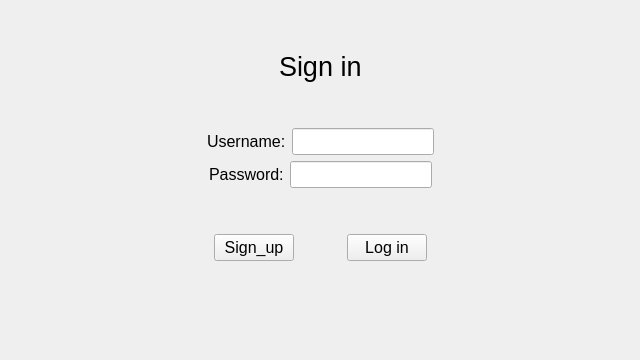
<?xml version="1.0" encoding="UTF-8"?>
<ui version="4.0">
 <class>QWidget</class>
 <widget class="QWidget" name="QWidget">
  <property name="geometry">
   <rect>
    <x>0</x>
    <y>0</y>
    <width>640</width>
    <height>360</height>
   </rect>
  </property>
  <property name="minimumSize">
   <size>
    <width>640</width>
    <height>360</height>
   </size>
  </property>
  <property name="maximumSize">
   <size>
    <width>640</width>
    <height>360</height>
   </size>
  </property>
  <property name="windowTitle">
   <string>Sign in</string>
  </property>
  <layout class="QHBoxLayout" name="horizontalLayout_3">
   <item>
    <spacer name="horizontalSpacer_6">
     <property name="orientation">
      <enum>Qt::Horizontal</enum>
     </property>
     <property name="sizeHint" stdset="0">
      <size>
       <width>53</width>
       <height>20</height>
      </size>
     </property>
    </spacer>
   </item>
   <item>
    <layout class="QVBoxLayout" name="verticalLayout_2">
     <item>
      <spacer name="verticalSpacer_3">
       <property name="orientation">
        <enum>Qt::Vertical</enum>
       </property>
       <property name="sizeType">
        <enum>QSizePolicy::Fixed</enum>
       </property>
       <property name="sizeHint" stdset="0">
        <size>
         <width>20</width>
         <height>40</height>
        </size>
       </property>
      </spacer>
     </item>
     <item>
      <layout class="QHBoxLayout" name="horizontalLayout_10">
       <item>
        <widget class="QLabel" name="label">
         <property name="sizePolicy">
          <sizepolicy hsizetype="Fixed" vsizetype="Fixed">
           <horstretch>0</horstretch>
           <verstretch>0</verstretch>
          </sizepolicy>
         </property>
         <property name="font">
          <font>
           <pointsize>20</pointsize>
          </font>
         </property>
         <property name="text">
          <string>Sign in</string>
         </property>
        </widget>
       </item>
      </layout>
     </item>
     <item>
      <spacer name="verticalSpacer_2">
       <property name="orientation">
        <enum>Qt::Vertical</enum>
       </property>
       <property name="sizeType">
        <enum>QSizePolicy::Fixed</enum>
       </property>
       <property name="sizeHint" stdset="0">
        <size>
         <width>20</width>
         <height>40</height>
        </size>
       </property>
      </spacer>
     </item>
     <item>
      <layout class="QVBoxLayout" name="verticalLayout">
       <item>
        <layout class="QHBoxLayout" name="horizontalLayout">
         <item>
          <spacer name="horizontalSpacer">
           <property name="orientation">
            <enum>Qt::Horizontal</enum>
           </property>
           <property name="sizeHint" stdset="0">
            <size>
             <width>40</width>
             <height>20</height>
            </size>
           </property>
          </spacer>
         </item>
         <item>
          <widget class="QLabel" name="label_2">
           <property name="sizePolicy">
            <sizepolicy hsizetype="Preferred" vsizetype="Fixed">
             <horstretch>0</horstretch>
             <verstretch>0</verstretch>
            </sizepolicy>
           </property>
           <property name="font">
            <font>
             <pointsize>12</pointsize>
            </font>
           </property>
           <property name="text">
            <string>Username:</string>
           </property>
          </widget>
         </item>
         <item>
          <widget class="QLineEdit" name="username">
           <property name="sizePolicy">
            <sizepolicy hsizetype="Fixed" vsizetype="Fixed">
             <horstretch>0</horstretch>
             <verstretch>0</verstretch>
            </sizepolicy>
           </property>
           <property name="font">
            <font>
             <pointsize>12</pointsize>
            </font>
           </property>
          </widget>
         </item>
         <item>
          <spacer name="horizontalSpacer_2">
           <property name="orientation">
            <enum>Qt::Horizontal</enum>
           </property>
           <property name="sizeHint" stdset="0">
            <size>
             <width>40</width>
             <height>20</height>
            </size>
           </property>
          </spacer>
         </item>
        </layout>
       </item>
       <item>
        <layout class="QHBoxLayout" name="horizontalLayout_2">
         <item>
          <spacer name="horizontalSpacer_3">
           <property name="orientation">
            <enum>Qt::Horizontal</enum>
           </property>
           <property name="sizeHint" stdset="0">
            <size>
             <width>40</width>
             <height>20</height>
            </size>
           </property>
          </spacer>
         </item>
         <item>
          <widget class="QLabel" name="label_3">
           <property name="sizePolicy">
            <sizepolicy hsizetype="Preferred" vsizetype="Fixed">
             <horstretch>0</horstretch>
             <verstretch>0</verstretch>
            </sizepolicy>
           </property>
           <property name="font">
            <font>
             <pointsize>12</pointsize>
            </font>
           </property>
           <property name="text">
            <string>Password:</string>
           </property>
          </widget>
         </item>
         <item>
          <widget class="QLineEdit" name="password">
           <property name="sizePolicy">
            <sizepolicy hsizetype="Fixed" vsizetype="Fixed">
             <horstretch>0</horstretch>
             <verstretch>0</verstretch>
            </sizepolicy>
           </property>
           <property name="font">
            <font>
             <pointsize>12</pointsize>
            </font>
           </property>
           <property name="echoMode">
            <enum>QLineEdit::Password</enum>
           </property>
          </widget>
         </item>
         <item>
          <spacer name="horizontalSpacer_4">
           <property name="orientation">
            <enum>Qt::Horizontal</enum>
           </property>
           <property name="sizeHint" stdset="0">
            <size>
             <width>40</width>
             <height>20</height>
            </size>
           </property>
          </spacer>
         </item>
        </layout>
       </item>
      </layout>
     </item>
     <item>
      <spacer name="verticalSpacer_4">
       <property name="orientation">
        <enum>Qt::Vertical</enum>
       </property>
       <property name="sizeType">
        <enum>QSizePolicy::Fixed</enum>
       </property>
       <property name="sizeHint" stdset="0">
        <size>
         <width>20</width>
         <height>40</height>
        </size>
       </property>
      </spacer>
     </item>
     <item>
      <layout class="QHBoxLayout" name="horizontalLayout_5">
       <item>
        <widget class="QPushButton" name="sign_up">
         <property name="sizePolicy">
          <sizepolicy hsizetype="Fixed" vsizetype="Fixed">
           <horstretch>0</horstretch>
           <verstretch>0</verstretch>
          </sizepolicy>
         </property>
         <property name="font">
          <font>
           <pointsize>12</pointsize>
          </font>
         </property>
         <property name="text">
          <string>Sign_up</string>
         </property>
        </widget>
       </item>
       <item>
        <widget class="QPushButton" name="log_in">
         <property name="sizePolicy">
          <sizepolicy hsizetype="Fixed" vsizetype="Fixed">
           <horstretch>0</horstretch>
           <verstretch>0</verstretch>
          </sizepolicy>
         </property>
         <property name="font">
          <font>
           <pointsize>12</pointsize>
          </font>
         </property>
         <property name="text">
          <string>Log in</string>
         </property>
        </widget>
       </item>
      </layout>
     </item>
     <item>
      <spacer name="verticalSpacer">
       <property name="orientation">
        <enum>Qt::Vertical</enum>
       </property>
       <property name="sizeHint" stdset="0">
        <size>
         <width>20</width>
         <height>40</height>
        </size>
       </property>
      </spacer>
     </item>
    </layout>
   </item>
   <item>
    <spacer name="horizontalSpacer_5">
     <property name="orientation">
      <enum>Qt::Horizontal</enum>
     </property>
     <property name="sizeHint" stdset="0">
      <size>
       <width>53</width>
       <height>20</height>
      </size>
     </property>
    </spacer>
   </item>
  </layout>
 </widget>
 <resources/>
 <connections/>
</ui>
